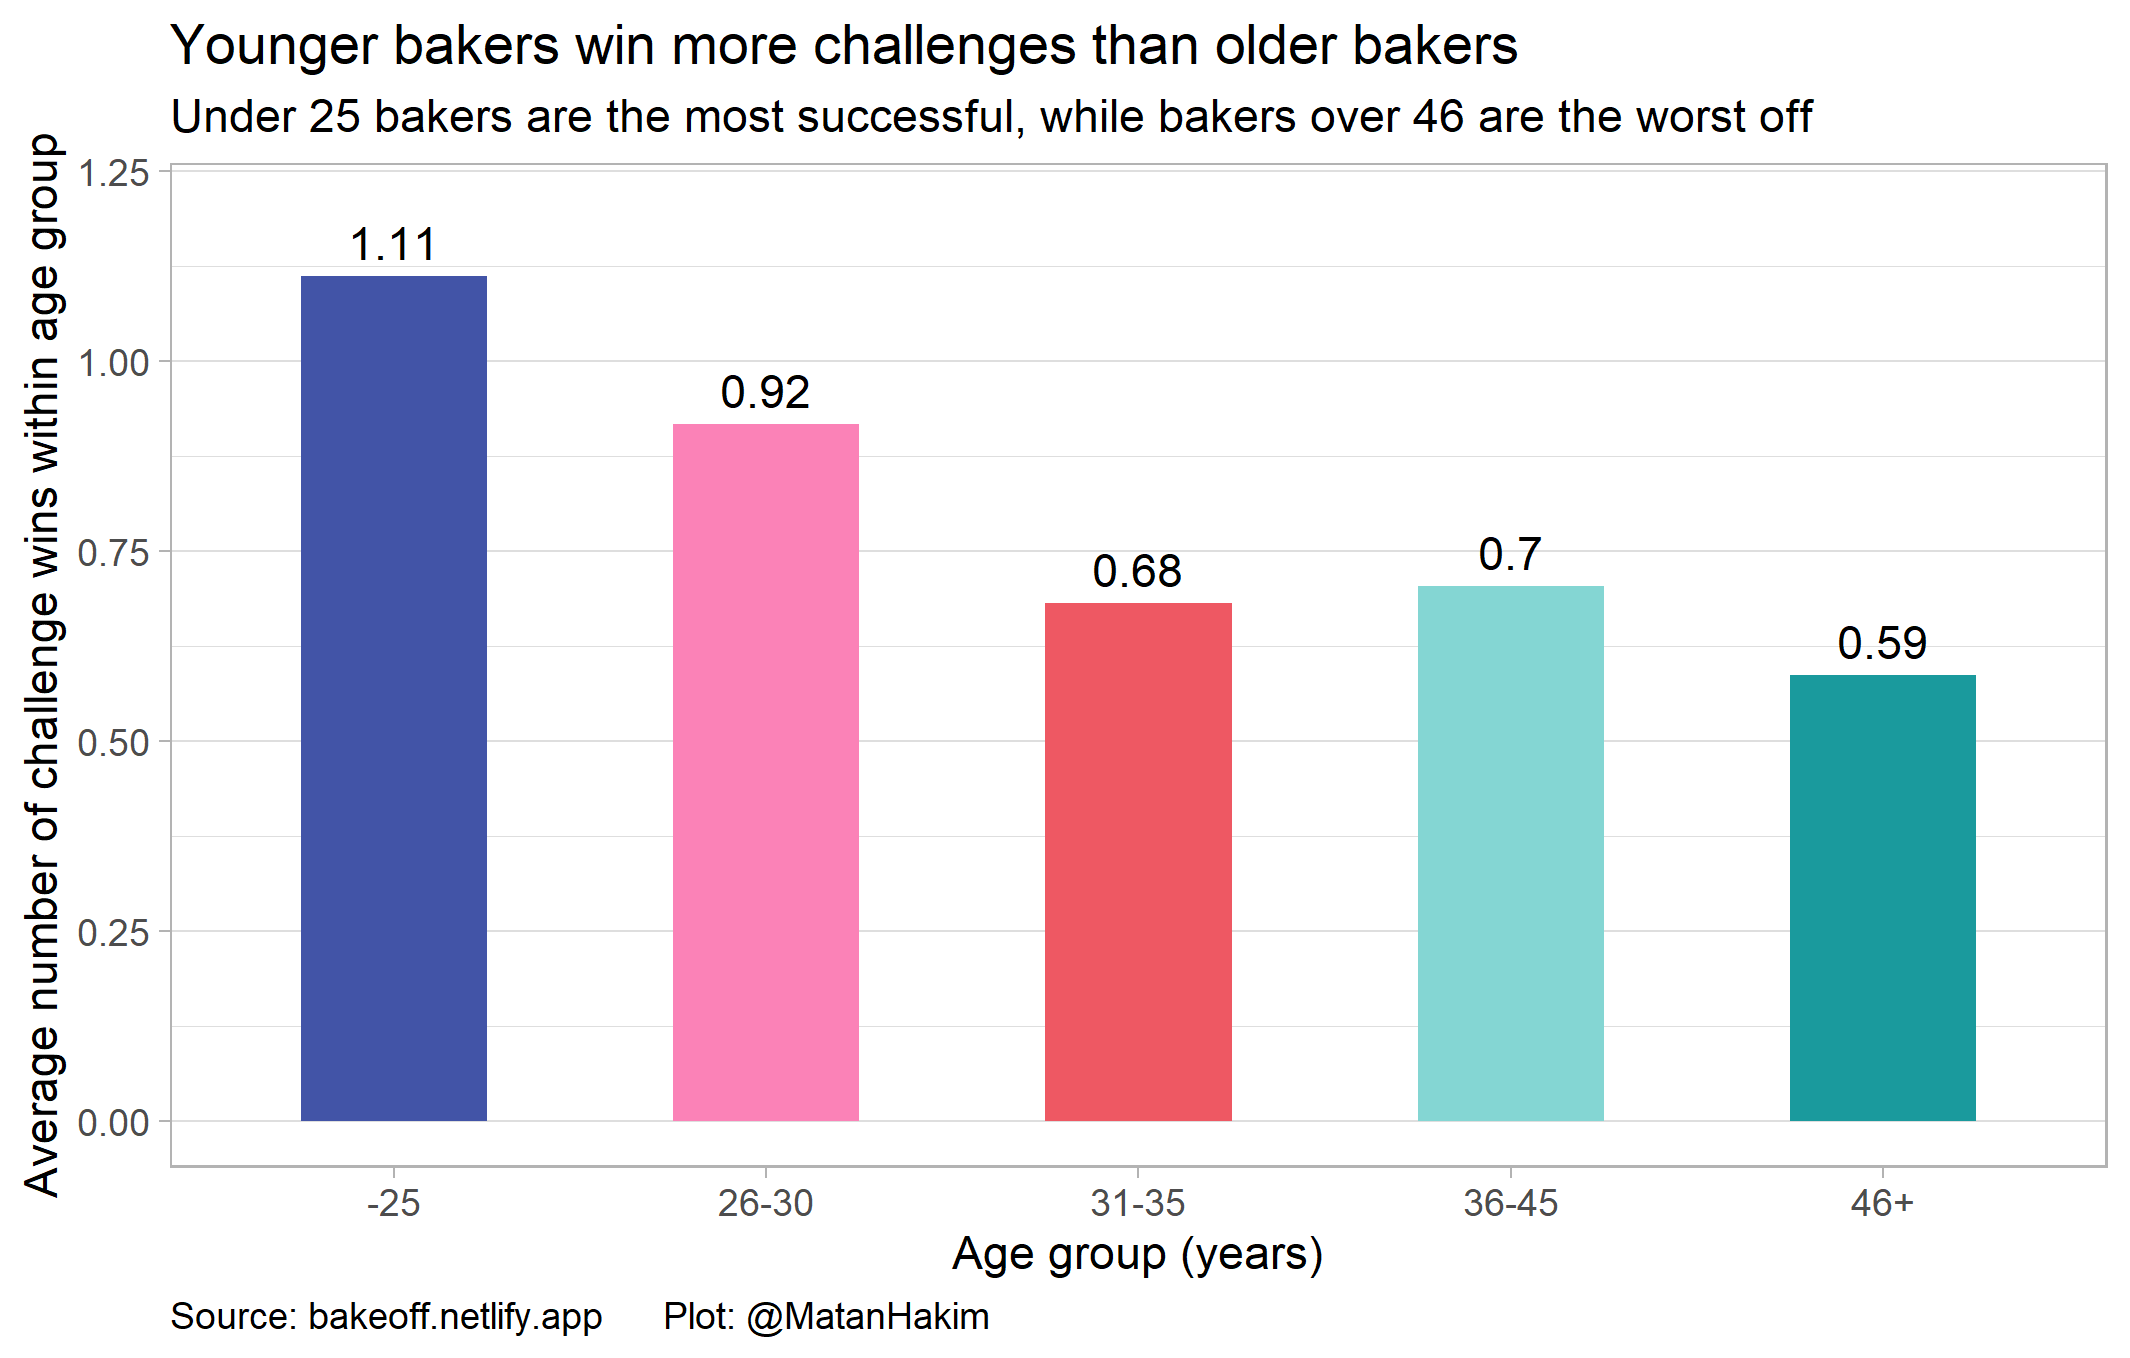

The R source for this figure:
# Load libraries
library(tidyverse)
library(tidytuesdayR)
library(bakeoff)

# Load Data

data <- tt_load("2022-10-25")
challenges <- data %>% pluck(1)
bakers <- data %>% pluck(2)
ratings <- data %>% pluck(3)
episodes <- data %>% pluck(4)

# Manipulate

bakers <- bakers %>% 
  mutate(
    age_group = as_factor(case_when(
      age <= 25 ~ "-25",
      age <= 30 ~ "26-30",
      age <= 35 ~ "31-35",
      age <= 45 ~ "36-45",
      TRUE ~ "46+"
    )),
    age_group = fct_reorder(age_group, age)
  )

winners_by_age <- bakers %>% 
  group_by(age_group) %>% 
  summarise(
    technical_winners = sum(technical_winner),
    technical_winners_freq = mean(technical_winner),
    technical_top3 = sum(technical_top3),
    technical_top3_freq = mean(technical_top3),
  )

# Visualize

winners_by_age %>% 
  ggplot(aes(age_group, technical_winners_freq, fill = age_group)) +
  geom_col(width = 0.5) +
  geom_text(aes(label = round(technical_winners_freq, 2)), vjust = -0.5) +
  theme_light() +
  scale_fill_bakeoff(guide = "none") + 
  scale_y_continuous(limits = c(0, 1.2)) +
  labs(
    title = "Younger bakers win more challenges than older bakers",
    subtitle = "Under 25 bakers are the most successful, while bakers over 46 are the worst off",
    caption = "Source: bakeoff.netlify.app      Plot: @MatanHakim",
    x = "Age group (years)",
    y = "Average number of challenge wins within age group"
  ) +
  theme(
    plot.caption = element_text(hjust = 0),
    panel.grid.major.x = element_blank(),
    panel.grid.minor.x = element_blank()
  )

# Save
ggsave(path = "2022-10-25_bakeoff", filename = "2022-10-25_bakeoff.png", scale = 1.778)
ggsave(path = "plots", filename = "2022-10-25_bakeoff.png", scale = 1.778)

